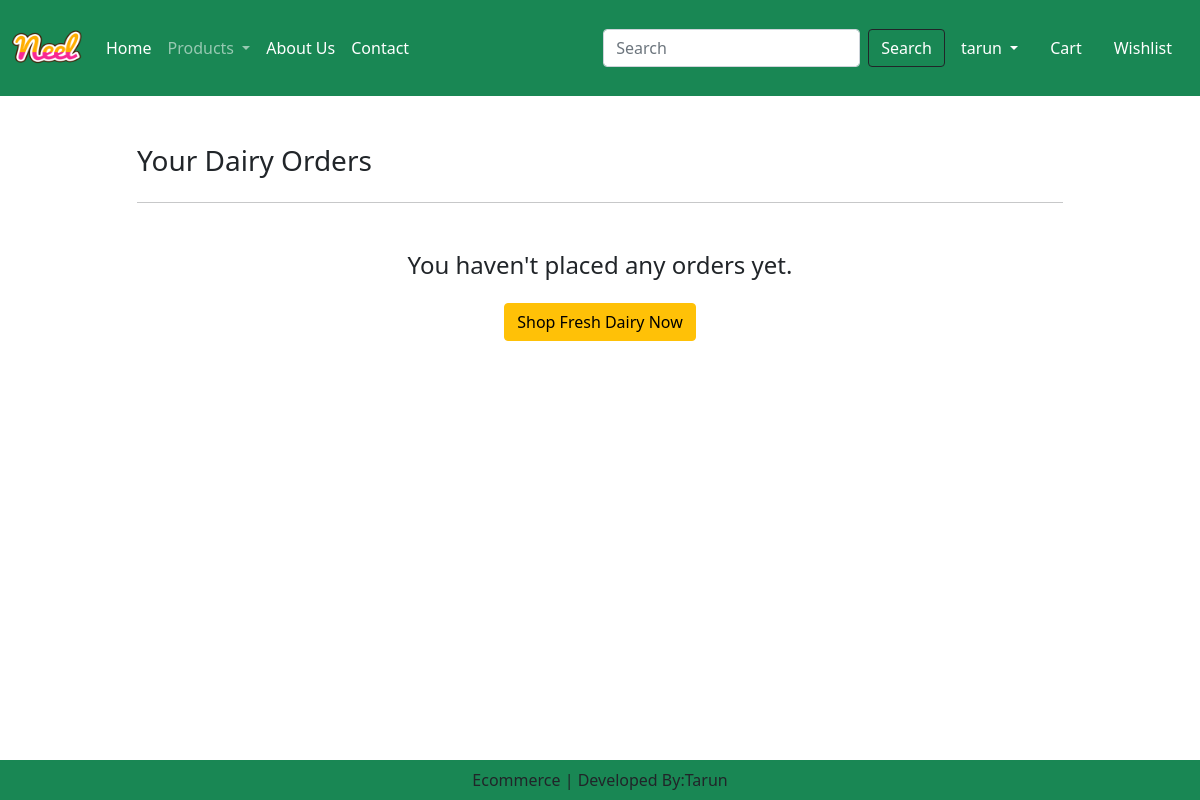
The page /orders/ (signed in) on the database as committed earlier.
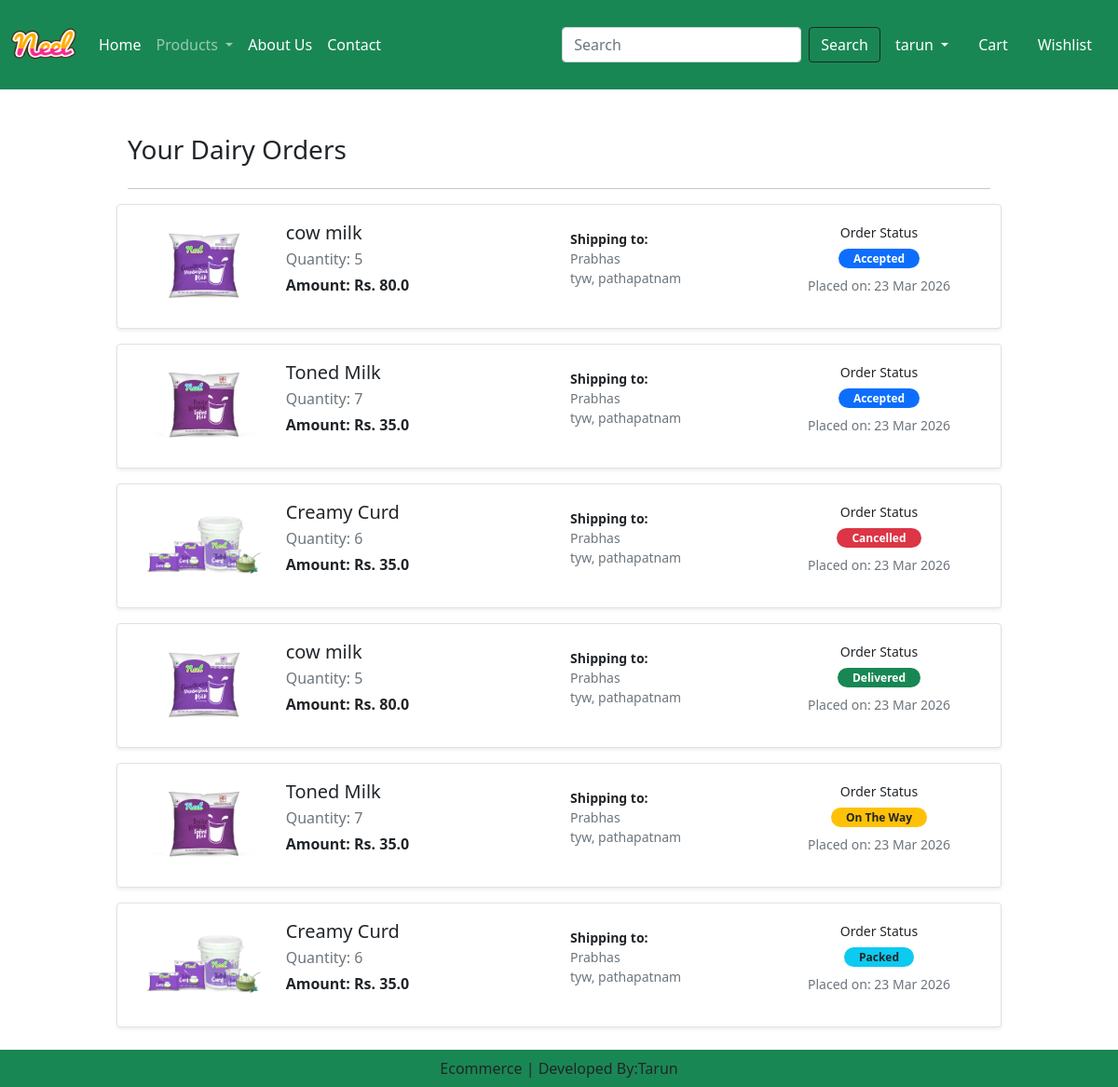
The same page on the database as committed later.
### app/models.py (models this page shows, shortened)
class OrderPlaced(models.Model):
    user = models.ForeignKey(User, on_delete=models.CASCADE)
    customer = models.ForeignKey(Customer, on_delete=models.CASCADE)
    product = models.ForeignKey(Product, on_delete=models.CASCADE)
    quantity = models.PositiveIntegerField(default=1)
    ordered_date = models.DateTimeField(auto_now_add=True)
    status = models.CharField(max_length=50, choices=STATUS_CHOICES, default='Pending')

class Product(models.Model):
    title=models.CharField(max_length=100)
    selling_price=models.FloatField()
    discount_price=models.FloatField()
    description=models.TextField()
    composition=models.TextField(default='')
    prodapp=models.TextField(default='')
    category=models.CharField(choices=category_choices,max_length=10)
    product_image=models.ImageField(upload_to='products')

### accounts/models.py (models this page shows)
class Customer(models.Model):
    user=models.ForeignKey(User,on_delete=models.CASCADE)
    name=models.CharField(max_length=100)
    locality=models.CharField(max_length=100)
    mobile_no=models.CharField(max_length=100)
    city=models.CharField(max_length=100)
    state=models.CharField(choices=STATE_CHOICES,max_length=50)
    pincode=models.IntegerField()

### app/views.py (the view)
# urls.py: path('orders/',views.orders,name='orders'),
@login_required(login_url='customer_login')
def orders(request):
    user=request.user
    order_placed=OrderPlaced.objects.filter(user=user)
    return render(request,'app/orders.html',{'order_placed':order_placed})

### app/templates/app/orders.html (shortened to what this page needs)
{% extends 'app/base.html' %}
{% load static %}
{% block main-content %}
<div class="container my-5">
    <div class="row">
        <div class="col-sm-10 offset-sm-1">
            <h3 class="mb-4">Your Dairy Orders</h3>
            <hr>
            {% if order_placed %}
                {% for op in order_placed %}
                <div class="row shadow-sm mb-3 p-3 bg-white border rounded align-items-center">
                    <div class="col-sm-2 text-center">
                        <img src="{{op.product.product_image.url}}" alt="" class="img-fluid rounded" style="height: 100px; object-fit: contain;">
                    </div>
                    <div class="col-sm-4">
                        <h5 class="mb-1">{{op.product.title}}</h5>
                        <p class="text-muted mb-1">Quantity: {{op.quantity}}</p>
                        <p class="fw-bold">Amount: Rs. {{op.product.discount_price}}</p>
                    </div>
                    <div class="col-sm-3">
                        <p class="small mb-0"><strong>Shipping to:</strong></p>
                        <p class="small text-muted mb-0">{{op.customer.name}}</p>
                        <p class="small text-muted mb-0">{{op.customer.locality}}, {{op.customer.city}}</p>
                    </div>
                    <div class="col-sm-3 text-center">
                        <p class="small mb-1">Order Status</p>
                        {% if op.status == 'Accepted' %}
                            <span class="badge rounded-pill bg-primary px-3">Accepted</span>
                        {% elif op.status == 'Packed' %}
                            <span class="badge rounded-pill bg-info px-3 text-dark">Packed</span>
                        {% elif op.status == 'On The Way' %}
                            <span class="badge rounded-pill bg-warning px-3 text-dark">On The Way</span>
                        {% elif op.status == 'Delivered' %}
                            <span class="badge rounded-pill bg-success px-3">Delivered</span>
                        {% else %}
                            <span class="badge rounded-pill bg-danger px-3">Cancelled</span>
                        {% endif %}
                        <p class="small mt-2 text-muted">Placed on: {{op.ordered_date|date:"d M Y"}}</p>
                    </div>
                </div>
                {% endfor %}
            {% else %}
                <div class="text-center my-5">
                    <h4>You haven't placed any orders yet.</h4>
                    <a href="{% url 'home' %}" class="btn btn-warning mt-3">Shop Fresh Dairy Now</a>
                </div>
            {% endif %}
        </div>
    </div>
</div>
{% endblock main-content %}

### app/templates/app/base.html (shortened to what this page needs)
<!DOCTYPE html>
{% load static %}
<html lang="en">
<head>
    <link href="https://cdn.jsdelivr.net/npm/bootstrap@5.0.2/dist/css/bootstrap.min.css" rel="stylesheet">
    <link rel="stylesheet" href="{% static 'app/css/all.min.css' %}">
    <link rel="stylesheet" href="{% static 'app/css/owl.carousel.min.css' %}">
    <link rel="stylesheet" href="{% static 'app/css/style.css' %}">
    <link rel="stylesheet" href="https://cdnjs.cloudflare.com/ajax/libs/font-awesome/6.0.0/css/all.min.css">
</head>
<body>
        <nav class="navbar navbar-expand-lg navbar-dark bg-success">
        <div class="container-fluid">
            <a class="navbar-brand" href="{% url 'home' %}">
                <img src="{% static 'app/images/Neel.png'%}" width="70" height="70" alt="">
            </a>
            <div class="collapse navbar-collapse" id="navbarSupportedContent">
            <ul class="navbar-nav me-auto mb-2 mb-lg-0">
                <li class="nav-item">
                    <a class="nav-link active" aria-current="page" href="{% url 'home' %}">Home</a>
                </li>
                <li class="nav-item dropdown">
                    <a class="nav-link dropdown-toggle" href="#" role="button" data-bs-toggle="dropdown" aria-expanded="false">
                    Products
                    </a>
                </li>
                <li class="nav-item">
                    <a class="nav-link text-white" href="{% url 'about' %}">About Us</a>
                </li>
                <li class="nav-item">
                    <a class="nav-link text-white" href="{% url 'contact' %}">Contact</a>
                </li>
            </ul>
            <form class="d-flex" role="search" action="{% url 'search' %}">
                <input class="form-control me-2" type="search" name="search" placeholder="Search" aria-label="Search" required />
                <button class="btn btn-outline-dark text-white" type="submit">Search</button>
            </form>
            </div>
            <ul class="navbar-nav me-auto mb-2 mb-lg-0">
                {% if request.user.is_authenticated %}
                <li class="nav-item dropdown mx-2">
                     <a class="nav-link dropdown-toggle text-white" href="#" id="profileDropDown" role="button" data-bs-toggle="dropdown" aria-expanded="false">
                        {% if request.user.is_authenticated %}{{request.user}}{% else %}user{% endif %}
                    </a>
                </li>
                <li class="nav-item mx-2">
                    <a class="nav-link text-white" href="{% url 'show_cart' %}">Cart </a>
                </li>
                <li class="nav-item mx-2">
                    <a class="nav-link text-white" href="{% url 'show_wishlist' %}">Wishlist </a>
                </li>
                {% endif %}
            </ul>
        </div>
        </nav>
    {% block main-content %}{% endblock main-content %}
    <footer class="container-fluid fixed-bottom text-center bg-success p-2 mt-5">
        Ecommerce | Developed By:Tarun
    </footer>
</body>
</html>

### app/static/app/css/style.css (style rules this page uses)
a { text-decoration: none; }

Rows that differ between the two databases and show on the page:
added OrderPlaced: product.product_image (picture), product "cow milk", quantity "5", product.discount_price "80.0", customer.name "Prabhas", customer.locality "tyw", customer.city "pathapatnam", status "Accepted", ordered_date "23 Mar 2026"
added OrderPlaced: product.product_image (picture), product "Toned Milk", quantity "7", product.discount_price "35.0", customer.name "Prabhas", customer.locality "tyw", customer.city "pathapatnam", status "Accepted", ordered_date "23 Mar 2026"
added OrderPlaced: product.product_image (picture), product "Creamy Curd", quantity "6", product.discount_price "35.0", customer.name "Prabhas", customer.locality "tyw", customer.city "pathapatnam", status "Cancelled", ordered_date "23 Mar 2026"
added OrderPlaced: product.product_image (picture), product "cow milk", quantity "5", product.discount_price "80.0", customer.name "Prabhas", customer.locality "tyw", customer.city "pathapatnam", status "Delivered", ordered_date "23 Mar 2026"
added OrderPlaced: product.product_image (picture), product "Toned Milk", quantity "7", product.discount_price "35.0", customer.name "Prabhas", customer.locality "tyw", customer.city "pathapatnam", status "On The Way", ordered_date "23 Mar 2026"
added OrderPlaced: product.product_image (picture), product "Creamy Curd", quantity "6", product.discount_price "35.0", customer.name "Prabhas", customer.locality "tyw", customer.city "pathapatnam", status "Packed", ordered_date "23 Mar 2026"
Other text that changed with them:
text no longer shown: "You haven't placed any orders yet. Shop Fresh Dairy Now"
